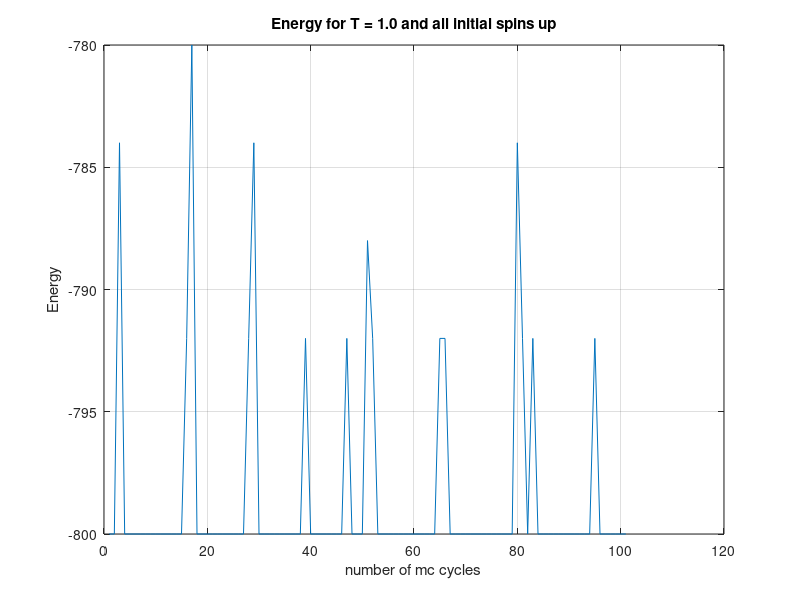
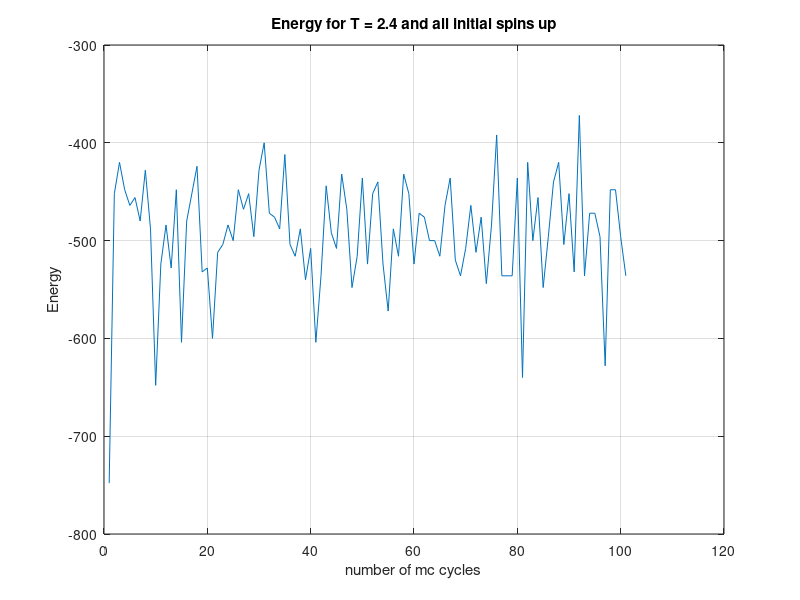
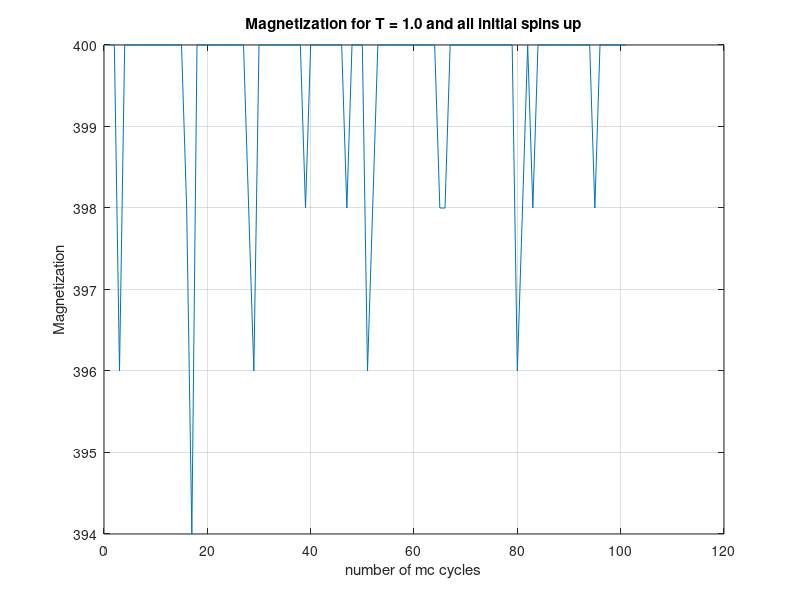
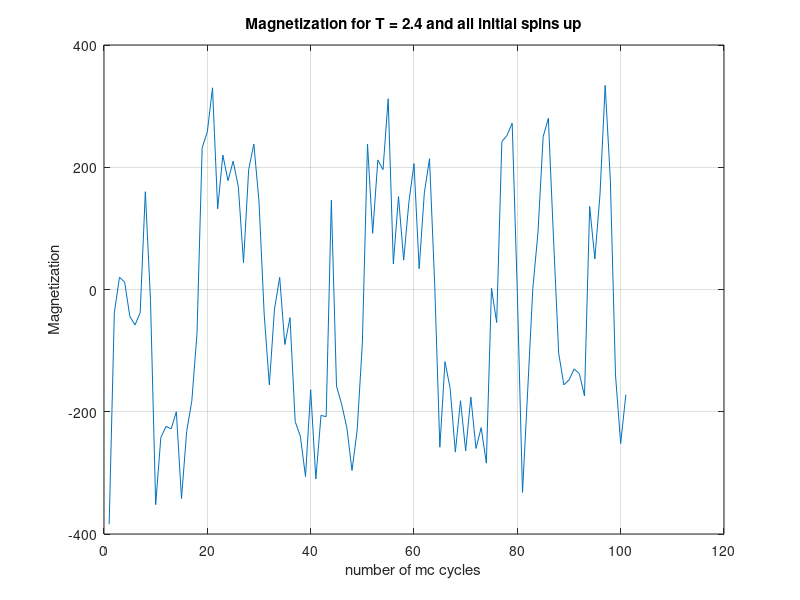

These figures' MATLAB source, in order:
addpath('C:\Users\sande\OneDrive\Dokumenter\GitHub\Assigment-4\code\build-project4-Desktop_Qt_5_9_2_MSVC2017_64bit-Debug') %Change to build path

M = load('magnetization1.000000.txt'); %T = 1.0
mcM = linspace(1,length(M),length(M));
E = load('energy1.000000.txt'); %T = 1.0
mcE = linspace(1,length(E),length(E));
M2 = load('magnetization2.400000.txt'); %T = 2.4
mcM2 = linspace(1,length(M2),length(M2));
E2 = load('energy2.400000.txt'); %T = 2.4
mcE2 = linspace(1,length(E2),length(E2));
Acc = load('TempAcceptance.txt');
A = load('acceptanceMC1.000000.txt');
mcA = linspace(1,length(A),length(A));
A2 = load('acceptanceMC2.400000.txt');
mcA2 = linspace(1,length(A2),length(A2));

%%

% figure(1)
% histogram(E, mc)
% xlabel('mc cycles')
% ylabel('Energy')

%Energy plots
figure(2) %T = 1.0
plot(mcE,E)
grid on
xlabel('number of mc cycles')
ylabel('Energy')
title('Energy for T = 1.0 and all initial spins up')

figure(3) %T = 2.4
plot(mcE2,E2)
grid on
xlabel('number of mc cycles')
ylabel('Energy')
title('Energy for T = 2.4 and all initial spins up')

%Magnetization plots
figure(4) %T = 1.0
plot(mcM,M)
grid on
xlabel('number of mc cycles')
ylabel('Magnetization')
title('Magnetization for T = 1.0 and all initial spins up')

figure(5) %T = 2.4
plot(mcM2,-M2)
grid on
xlabel('number of mc cycles')
ylabel('Magnetization')
title('Magnetization for T = 2.4 and all initial spins up')

%Abs Mag Plotter
figure(6) %T = 1.0
mag = abs(M);
plot(mcM,mag)
ylim([399,401])
grid on
xlabel('number of mc cycles')
ylabel('Magnetization')
title('Absolute value of magnetization for T = 1.0 and random initial matrix')

figure(7) %T = 2.4
mag2 = abs(M2);
plot(mcM2,mag2)
grid on
xlabel('number of mc cycles')
ylabel('Magnetization')
title('Absolute value of magnetization for T = 2.4 and random initial matrix')

%Acceptance plot
figure(8)
plot(Acc(:,1),Acc(:,2))
grid on
xlabel('Temperature')
ylabel('Acceptance')
title('Acceptance for mcs = 1000 and random initial matrix')

figure(9)
plot(mcA,A)
grid on
xlabel('number of mc cycles')
ylabel('Acceptance')
title('Acceptance for T = 1.0 and random initial matrix')

figure(10)
plot(mcA2,A2)
grid on
xlabel('Number of mc cycles')
ylabel('Acceptance')
title('Acceptance for T = 2.4 and random initial matrix')
